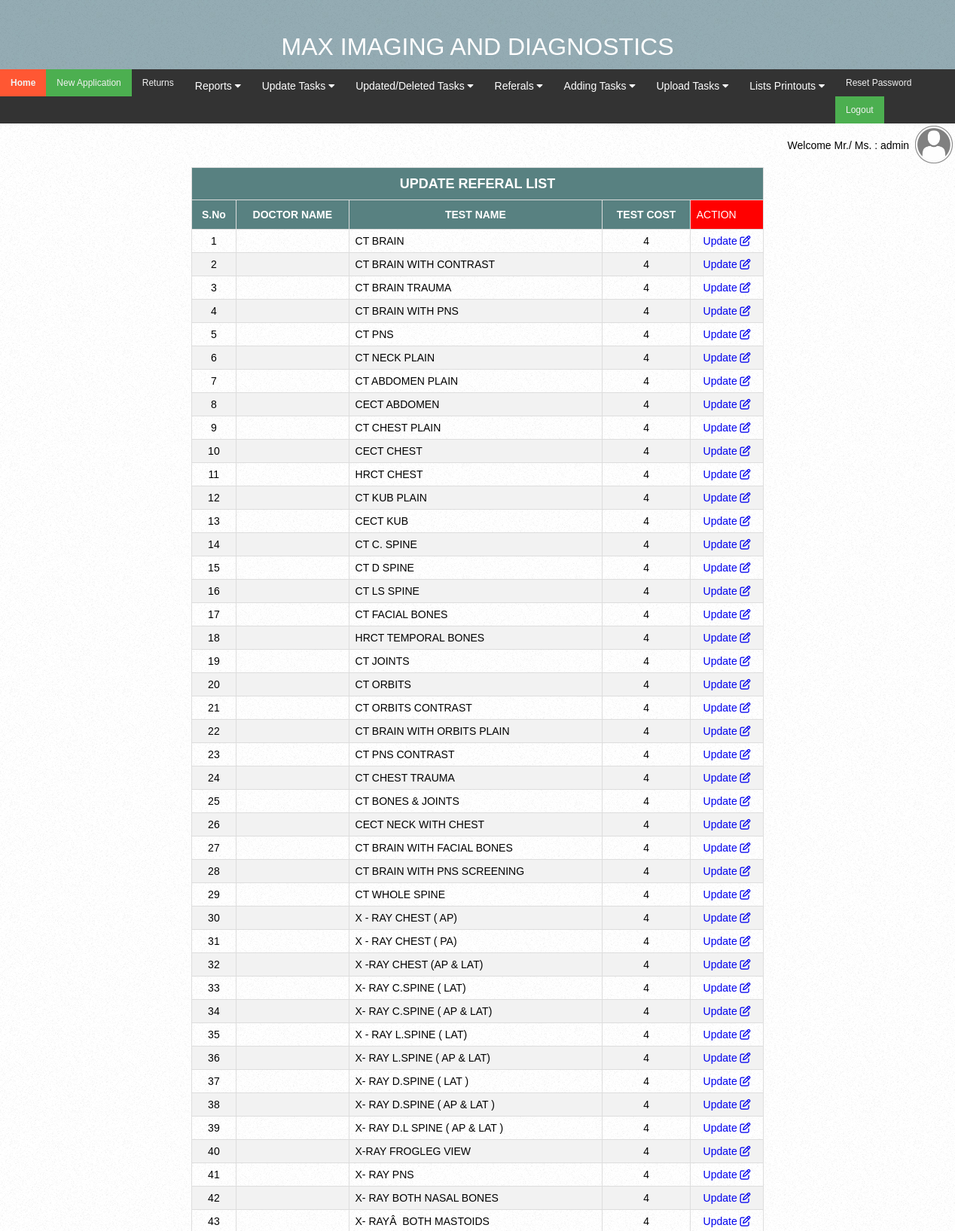
Screenshot of /referancerecordlistdisplay.php (signed in, upper part) with the database file from the repository.
### tables this page shows
CREATE TABLE `title` (
  `id` int(100) NOT NULL,
  `title` varchar(100) NOT NULL,
  `address1` varchar(500) NOT NULL,
  `address2` varchar(500) NOT NULL,
  `phone` varchar(100) NOT NULL,
  PRIMARY KEY  (`id`)
);

CREATE TABLE `referals` (
  `id` int(10) NOT NULL,
  `refid` int(100) NOT NULL auto_increment,
  `refdoctorid` varchar(100) NOT NULL,
  `reftestid` varchar(100) NOT NULL,
  `refamount` varchar(100) NOT NULL,
  PRIMARY KEY  (`refid`)
);

CREATE TABLE `tests` (
  `id` varchar(100) NOT NULL,
  `sno` int(100) NOT NULL auto_increment,
  `category` varchar(100) NOT NULL,
  `testname` varchar(100) NOT NULL,
  `cost` varchar(100) NOT NULL,
  PRIMARY KEY  (`sno`)
);

### adminsession.php (called while the page is built, shortened)
<?php
$id = $_SESSION["id"];
$user = $_SESSION["uname"];
$uu=$user;
?>

### referancerecordlistdisplay.php (the view, shortened to what this page needs)
<?php
include('adminsession.php');
?>
<!DOCTYPE HTML>
<html>
<head>
	<link rel="stylesheet" href="css/style.css" type="text/css">
</head>
<?php
$sql="select title from title where id='$id'";
    $rs=mysql_query($sql);
    while($myrow=mysql_fetch_array($rs))
     {
        $title=strtoupper($myrow[0]);
      }
?>
	<div id="header"><br><br>
<center><font color=white size=6><?php echo $title; ?></font></center>
	<br>
		</div>
<?php
include('menu.php');
?>
<table width=100%><tr><td align=right width=98%><font face="Arial">Welcome Mr./ Ms. : <?php echo $uu; ?>&nbsp;</td><td align=center> <img src="images/login.png" height=50 width=50></td></tr></table>
	<form name=img action="reg.php" method="post">
	<?php
echo "<table id=customers><th colspan=50 bgcolor=wheat><font color=white  size=4 ><b><center>UPDATE REFERAL LIST</th>
 <tr>
<th><b><center>S.No</th>
<th><b><center>DOCTOR NAME</th>
<th><b><center>TEST NAME</th>
<th><b><center>TEST COST</th>
<td bgcolor=red><font color=white>ACTION</td></tr>";
$sql6="Select refid,refdoctorid,reftestid,refamount from referals";
$rs6=mysql_query($sql6) or die(mysql_error());
while($myrowc=mysql_fetch_row($rs6))
 {
$refid=strtoupper($myrowc[0]);$doctor=strtoupper($myrowc[1]);$test=strtoupper($myrowc[2]);
$refamt=strtoupper($myrowc[3]);
$sql7="Select doctorname from doctor where id='$id' and did='$doctor'";
$rs7=mysql_query($sql7) or die(mysql_error());
while($myrowc=mysql_fetch_row($rs7))
 {
$refdoctor=strtoupper($myrowc[0]);
}
$sql8="Select testname from tests where id='$id' and sno='$test'";
$rs8=mysql_query($sql8) or die(mysql_error());
while($myrowc=mysql_fetch_row($rs8))
 {
$reftest=strtoupper($myrowc[0]);
}
$i++;
echo "<tr><td><center> $i</td>
<td> $refdoctor</td>
<td> $reftest</td>
<td><center> $refamt</td>
<td><center><a href='referanceupdate.php?refid=$refid'></i>Update <i class='far fa-edit'></a></td>
</tr>";
}
echo "</table>";
	?>
			</form>
</html>

### css/style.css (style rules this page uses)
body { background: url(../images/bg-body.jpg) repeat; font-family: 'Conv_Ubuntu-Light'; font-size: 14px; font-weight: normal; line-height: 1; margin: 0; min-width: 960px; padding: 0; }
#header { background: url(../images/bg-header.jpg) repeat-x; margin: 0; padding: 18px 0 0; }

### referancerecordlistdisplay.php (style rules this page uses)
#customers { font-family: Arial, Helvetica, sans-serif; border-collapse: collapse; width: 60%; }
#customers td, #customers th { border: 1px solid #ddd; padding: 8px; }
#customers tr:nth-child(even) { background-color: #f2f2f2; }
#customers th { padding-top: 12px; padding-bottom: 12px; text-align: left; background-color: #588181; color: white; }

### menu.php (style rules this page uses)
body { margin:0;font-family:Arial }

### rows the page displays
title: title "MAX IMAGING AND DIAGNOSTICS"
referals: tests.testname "CT BRAIN", refamount "4"
referals: tests.testname "CT BRAIN WITH CONTRAST", refamount "4"
referals: tests.testname "CT BRAIN TRAUMA", refamount "4"
referals: tests.testname "CT BRAIN WITH PNS", refamount "4"
referals: tests.testname "CT PNS", refamount "4"
referals: tests.testname "CT NECK PLAIN", refamount "4"
referals: tests.testname "CT ABDOMEN PLAIN", refamount "4"
referals: tests.testname "CECT ABDOMEN", refamount "4"
referals: tests.testname "CT CHEST PLAIN", refamount "4"
referals: tests.testname "CECT CHEST", refamount "4"
referals: tests.testname "HRCT CHEST", refamount "4"
referals: tests.testname "CT KUB PLAIN", refamount "4"
referals: tests.testname "CECT KUB", refamount "4"
referals: tests.testname "CT C. SPINE", refamount "4"
referals: tests.testname "CT D SPINE", refamount "4"
referals: tests.testname "CT LS SPINE", refamount "4"
referals: tests.testname "CT FACIAL BONES", refamount "4"
referals: tests.testname "HRCT TEMPORAL BONES", refamount "4"
referals: tests.testname "CT JOINTS", refamount "4"
referals: tests.testname "CT ORBITS", refamount "4"
referals: tests.testname "CT ORBITS CONTRAST", refamount "4"
referals: tests.testname "CT BRAIN WITH ORBITS PLAIN", refamount "4"
referals: tests.testname "CT PNS CONTRAST", refamount "4"
referals: tests.testname "CT CHEST TRAUMA", refamount "4"
referals: tests.testname "CT BONES & JOINTS", refamount "4"
referals: tests.testname "CECT NECK WITH CHEST", refamount "4"
referals: tests.testname "CT BRAIN WITH FACIAL BONES", refamount "4"
referals: tests.testname "CT BRAIN WITH PNS SCREENING", refamount "4"
referals: tests.testname "CT WHOLE SPINE", refamount "4"
referals: tests.testname "X - RAY CHEST ( AP)", refamount "4"
referals: tests.testname "X - RAY CHEST ( PA)", refamount "4"
referals: tests.testname "X -RAY CHEST (AP & LAT)", refamount "4"
referals: tests.testname "X- RAY C.SPINE ( LAT)", refamount "4"
referals: tests.testname "X- RAY C.SPINE ( AP & LAT)", refamount "4"
referals: tests.testname "X - RAY L.SPINE ( LAT)", refamount "4"
referals: tests.testname "X- RAY L.SPINE ( AP & LAT)", refamount "4"
referals: tests.testname "X- RAY D.SPINE ( LAT )", refamount "4"
referals: tests.testname "X- RAY D.SPINE ( AP & LAT )", refamount "4"
referals: tests.testname "X- RAY D.L SPINE ( AP & LAT )", refamount "4"
referals: tests.testname "X-RAY FROGLEG VIEW", refamount "4"
referals: tests.testname "X- RAY PNS", refamount "4"
referals: tests.testname "X- RAY BOTH NASAL BONES", refamount "4"
referals: tests.testname "X- RAYÂ BOTH MASTOIDS", refamount "4"

### other values shown
$uu "admin"
